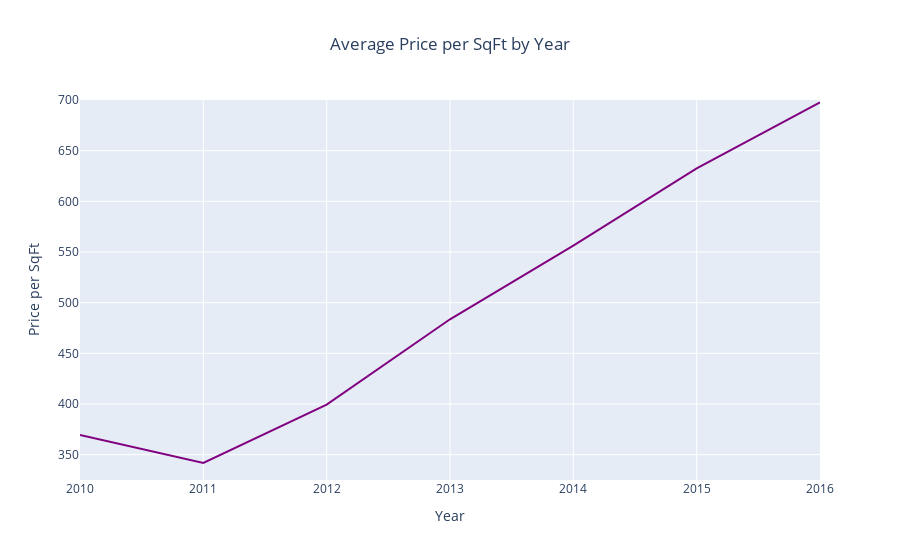

This figure's notebook cell:
### Code cell
average_sales_price()

### Figure 1 — Plotly figure (JSON) as saved in the notebook; plotly's stock layout.template omitted (floating-point values rounded to 4 significant figures)
{"data": [{"hovertemplate": "Year=%{x}<br>Price per SqFt=%{y}<extra></extra>", "legendgroup": "", "line": {"color": "purple", "dash": "solid"}, "mode": "lines", "name": "", "orientation": "v", "showlegend": false, "type": "scatter", "x": [2010, 2011, 2012, 2013, 2014, 2015, 2016], "xaxis": "x", "y": [369.3, 341.9, 399.4, 483.6, 556.3, 632.5, 697.6], "yaxis": "y"}], "layout": {"autosize": true, "legend": {"tracegroupgap": 0}, "title": {"text": "Average Price per SqFt by Year", "x": 0.5, "xanchor": "center"}, "xaxis": {"anchor": "y", "autorange": true, "domain": [0, 1], "range": [2010, 2016], "tickmode": "linear", "title": {"text": "Year"}, "type": "linear"}, "yaxis": {"anchor": "x", "domain": [0, 1], "range": [325, 700], "title": {"text": "Price per SqFt"}, "type": "linear"}}}
